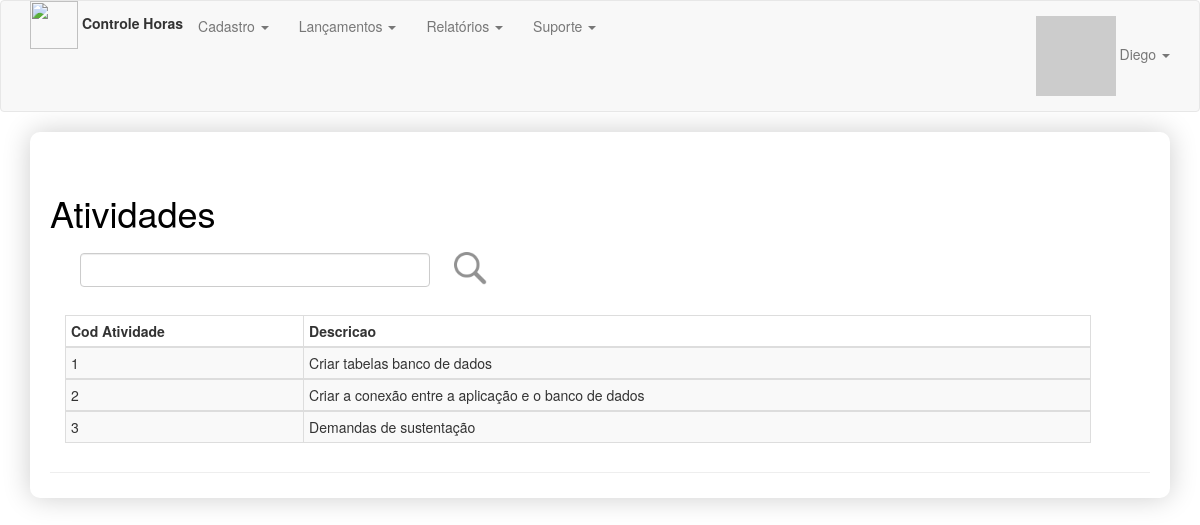
Screenshot of /admin/atividade/lista (signed in) with the database file from the repository.
### app/models.py (models this page shows, shortened)
class User(UserMixin, db.Model):
    __tablename__ = 'users'
    id = db.Column(db.Integer, primary_key=True, autoincrement=True)
    email = db.Column(db.String(64), nullable=False, unique=True, index=True)
    username = db.Column(db.String(64), nullable=False, unique=True, index=True)
    is_admin = db.Column(db.Boolean)
    password_hash = db.Column(db.String(256))
    name = db.Column(db.String(64))
    location = db.Column(db.String(64))
    bio = db.Column(db.Text)
    member_since = db.Column(db.DateTime(), default=datetime.utcnow)
    avatar_hash = db.Column(db.String(256))
    talks = db.relationship('Talk', lazy='dynamic', backref='author')
    @property
    def password(self):
        raise AttributeError('password is not a readable attribute')
    def gravatar(self, size=100, default='identicon', rating='g'):
        if request.is_secure:
            url = 'https://secure.gravatar.com/avatar'
        else:
            url = 'http://www.gravatar.com/avatar'
        hash = self.avatar_hash or hashlib.md5(self.email.encode('utf-8')).hexdigest()
        return "{url}/{hash}?s={size}&d={default}&r={rating}".format(url=url, hash=hash, size=size, default=default, rating=rating)

class Atividade(db.Model):
    __tablename__= 'atividade'
    id = db.Column(db.Integer, primary_key=True, autoincrement=True)
    descricao = db.Column(db.Text())

### app/atividade/routes.py (the view)
@atividade.route('/lista', methods=['GET','POST'])
def atividadeLista():
    if request.form.get('submitFiltro') == 'submitFiltro':
        filtro = request.form.get('txtFiltro')
        if filtro is None or filtro == "":
            atividadeLista = Atividade.query.all()
        else:
            atividadeLista = Atividade.query.filter(or_(Atividade.id.like('%' + filtro + '%'),
                                                        Atividade.descricao.like('%' + filtro + '%')))
    else:
        atividadeLista = Atividade.query.all()
    return render_template('atividade/atividadeCadastroLista.html', atividadeLista=atividadeLista)

### app/models.py (called while the page is built)
@login_manager.user_loader
def load_user(user_id):
    return User.query.get(int(user_id))

### app/templates/atividade/atividadeCadastroLista.html
{% extends "base.html" %}
{% block page_content %}
<div class="page-header" style="">
    <div class="container">
        <div class="row">
            <h1>Atividades</h1>
            <div class="col-sm-12">
                <form method="post" action="/admin/atividade/lista">
                    <div class="col-sm-4" style="padding-top:10px">
                        <input name="txtFiltro" class="form-control" type="text" title="filtro">
                    </div>
                    <input type="image" src="{{ url_for('static', filename='imagens/search.png') }}" width="48"
                           height="48" value="submitFiltro" name="submitFiltro">
                </form>
            </div>
        </div>
        <br/>
        <div class="table-responsive">
            <table class="table table-striped table-bordered table-hover table-condensed" style="width:90%">
                <thead class="thead-dark">
                <tr>
                    <th>Cod Atividade</th>
                    <th>Descricao</th>
                </tr>
                </thead>
                {% for atividade in atividadeLista %}
                <tbody>
                <tr>
                    <td>{{atividade.id}}</td>
                    <td>{{atividade.descricao}}</td>
                </tr>
                </tbody>
                {% endfor %}
            </table>
        </div>
    </div>
</div>
{% endblock %}

### app/templates/base.html (shortened to what this page needs)
{% extends "bootstrap/base.html" %}
{% block head %}
{{ super() }}
{% endblock %}
{% block styles %}
{{ super() }}
    <link rel="stylesheet" type="text/css" href="{{ url_for('static', filename='css/estilo.css') }}">
{% endblock %}
{% block navbar %}
<div class="navbar navbar-default" role="navigation">
    <div class="container">
        <div class="nav navbar-nav navbar-left">
           <img src="{{ url_for('static', filename='imagens/time.png') }}" width="48" height="48">
            <label>Controle Horas</label>
        </div>
        <ul class="nav navbar-nav">
            {% if ((current_user.is_authenticated) and (current_user.is_admin)) %}
            <li class="dropdown">
                <a class="dropdown-toggle" data-toggle="dropdown" href="#">Cadastro
                    <span class="caret"></span></a>
            </li>
            {% endif %}
            {% if (current_user.is_authenticated)%}
            <li class="dropdown">
            <a class="dropdown-toggle" data-toggle="dropdown" href="#">Lançamentos
                <span class="caret"></span></a>
            </li>
            <li class="dropdown">
                <a class="dropdown-toggle" data-toggle="dropdown" href="#">Relatórios
                    <span class="caret"></span></a>
            </li>
            <li class="dropdown">
                <a class="dropdown-toggle" data-toggle="dropdown" href="#">Suporte
                    <span class="caret"></span></a>
            </li>
            {% endif %}
        </ul>
        <ul class="nav navbar-nav navbar-right">
            {% if not current_user.is_authenticated %}
            <li><a href="{{ url_for('auth.login') }}">Login</a></li>
            {% else %}
            <li class="dropdown">
                <a href="#" class="dropdown-toggle" data-toggle="dropdown">
                    <img src="{{ current_user.gravatar(size=18) }}">
                    {{ current_user.username }}
                    <b class="caret"></b>
                </a>
            </li>
            {% endif %}
        </ul>
    </div>
</div>
{% endblock %}
{% block content %}
<div class="container">
    <div class="demo">
        {% block page_content %}{% endblock %}
    </div>
</div>
{% endblock %}

### app/static/css/estilo.css (style rules this page uses)
.demo { padding: 1px 20px 5px 20px; -webkit-box-shadow: 0px 0px 28px 0px rgba(0,0,0,0.2); box-shadow: 0px 0px 28px 0px rgba(0,0,0,0.2); border-radius: 10px; }
h1 { color: black; text-align: left; padding: 0px; }

### rows the page displays
User: username "Diego"
Atividade: id "1", descricao "Criar tabelas banco de dados"
Atividade: id "2", descricao "Criar a conexão entre a aplicação e o banco de dados"
Atividade: id "3", descricao "Demandas de sustentação"
